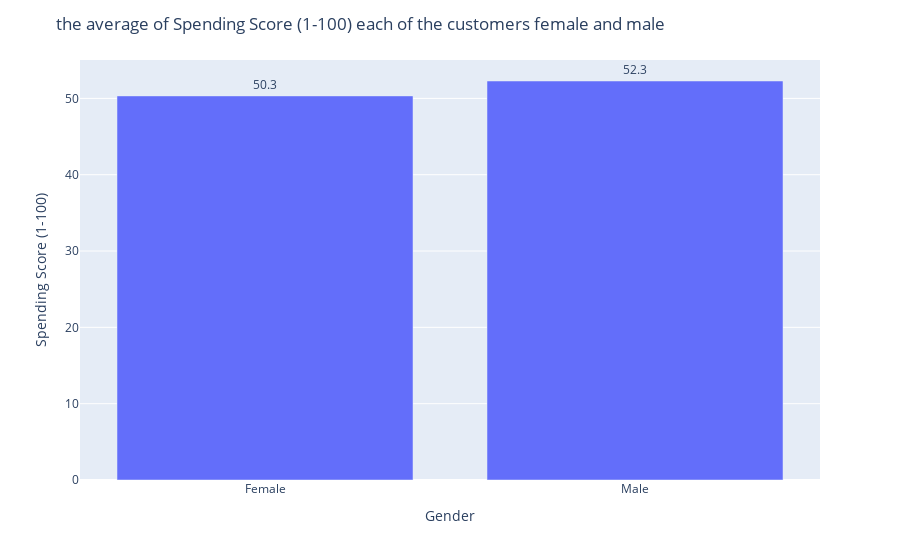

Here is the notebook cell this chart was saved with:
### Code cell
cat_g(gender_spend,'Spending Score (1-100)' ,' the average of Spending Score (1-100) each of the customers female and male')

### Figure 1 — Plotly figure (JSON) as saved in the notebook; plotly's stock layout.template omitted (floating-point values rounded to 4 significant figures)
{"data": [{"alignmentgroup": "True", "hovertemplate": "Gender=%{x}<br>Spending Score (1-100)=%{y}<extra></extra>", "legendgroup": "", "marker": {"color": "#636efa", "pattern": {"shape": ""}}, "name": "", "offsetgroup": "", "orientation": "v", "showlegend": false, "textfont": {"size": 12}, "textposition": "outside", "texttemplate": "%{y:0.3s}", "type": "bar", "x": ["Female", "Male"], "xaxis": "x", "y": [50.32, 52.28], "yaxis": "y"}], "layout": {"barmode": "relative", "legend": {"tracegroupgap": 0}, "margin": {"t": 60}, "title": {"text": " the average of Spending Score (1-100) each of the customers female and male", "x": 0.4}, "xaxis": {"anchor": "y", "domain": [0, 1], "title": {"text": "Gender"}}, "yaxis": {"anchor": "x", "domain": [0, 1], "title": {"text": "Spending Score (1-100)"}}}}
